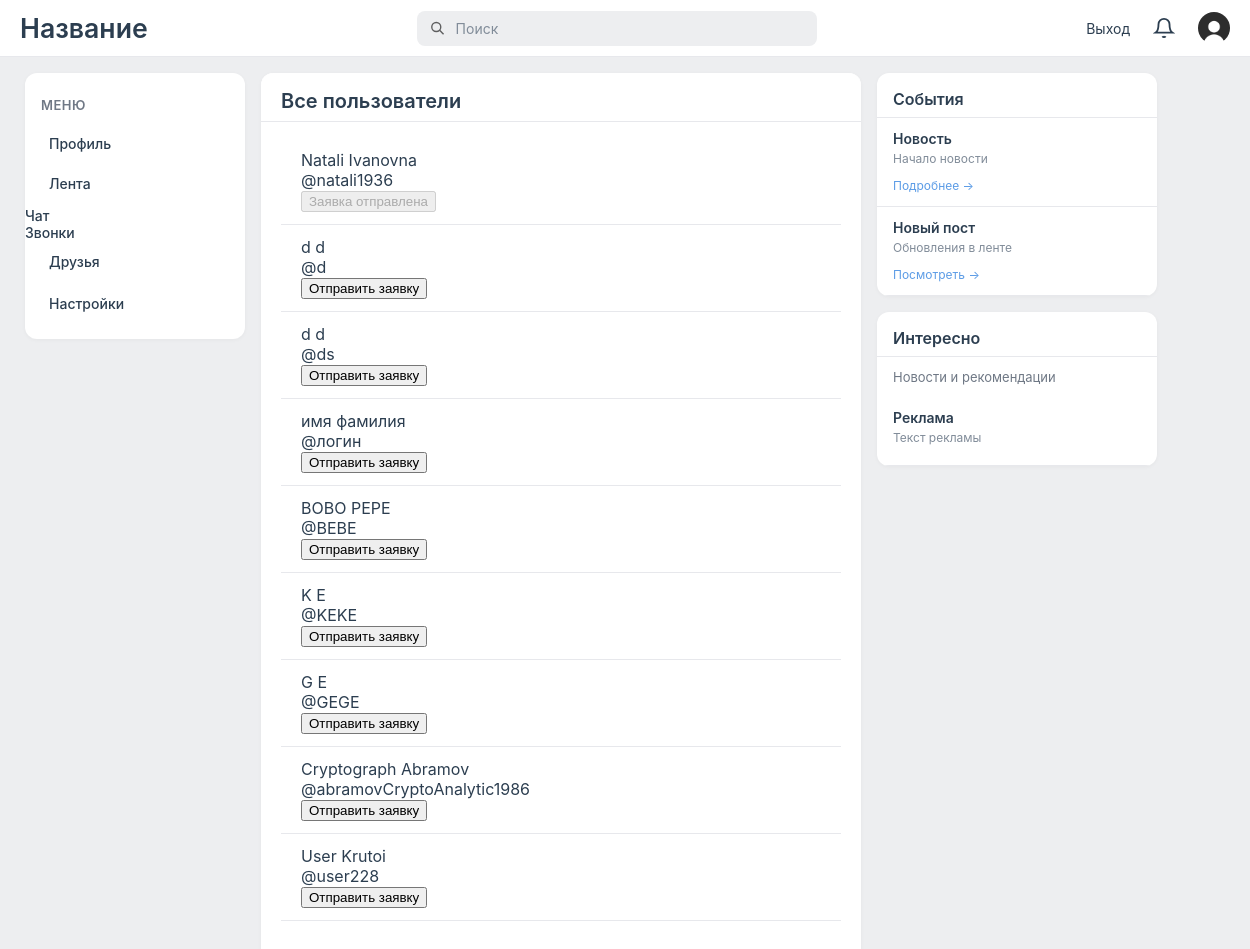
Screenshot of /friends/friends.php (signed in) with the database file from the repository.
### tables this page shows
CREATE TABLE `users` (
  `user_id` int NOT NULL,
  `login` varchar(50) NOT NULL,
  `first_name` varchar(255) NOT NULL,
  `last_name` varchar(255) NOT NULL,
  `password` varchar(255) NOT NULL,
  `role` varchar(10) NOT NULL,
  `is_private` tinyint(1) NOT NULL,
  `birthday_date` date NOT NULL,
  `creation_date` date NOT NULL,
  `avatar` varchar(255) NOT NULL
);

### classes/DataBase.php (called while the page is built, shortened)
<?php
class Database {
   private $pdo;
    public function __construct() {
        $this->pdo = new PDO("mysql:host=messenger;dbname=Social", "root", "");
        $this->pdo->setAttribute(PDO::ATTR_ERRMODE, PDO::ERRMODE_EXCEPTION);
    }
    public function query1($sql, $params = []) {
        $stmt = $this->pdo->prepare($sql);
        $stmt->execute($params);
        return $stmt;
    }
    public function fetchOne($sql, $params = []) {
        return $this->query1($sql, $params)->fetch();
    }
    public function fetchAll($sql, $params = []){
        return $this->query1($sql, $params)->fetchAll();
    }
}
?>

### classes/User.php (called while the page is built, shortened)
<?php
class User {
    private $data = [];
	private $db;
    private $id;
    public function __construct(int $user_id, array $data, Database $db) {
        $this->id = $user_id;
		$this->db = $db;
        $this->data = $data;
    }
	public static function getUserById($id, Database $db){
		$sql = "SELECT * FROM users WHERE user_id = ?";
		$data = $db->fetchOne($sql, [$id]);
		return new self($id, $data, $db);
	}
    public function get($field) {
        return $this->data[$field] ?? '';
    }
      public function getFriendshipStatus($other_user_id) {
        $sql = "SELECT status FROM friends
                WHERE (user_id = ? AND friend_id = ?)
                   OR (user_id = ? AND friend_id = ?)";
        $result = $this->db->fetchOne($sql, [
            $this->id, $other_user_id,
            $other_user_id, $this->id
        ]);
        if ($result) {
            return $result['status'];
        }
        return 'none';
    }
    public static function getAllUsersExcept($user_id, $db) {
        $query = "SELECT user_id, first_name, last_name, login
                  FROM users
                  WHERE user_id != ?";
        $result = $db->fetchAll($query, [$user_id]);
		return $result;
    }
}
?>

### includes/init.php (called while the page is built, shortened)
<?php
require_once __DIR__ . '/../classes/Database.php';
require_once __DIR__ . '/../classes/User.php';
$db = new Database();
?>

### friends/friends.php (the view, shortened to what this page needs)
<?php
include '../includes/init.php';
$id = $_SESSION['id'];
$current_user = User::getUserById($id, $db);
$all_users = User::getAllUsersExcept($id, $db);
?>
<!DOCTYPE html>
<html>
<head>
	<link rel="stylesheet" href="../assets/css/style.css">
</head>
<body>
	<?php include "../includes/header.php";?>
	<div class="columns-container">
		<?php include "../includes/menuLeft.php";?>
		<div class="center-panel">
			<div class="top-block">
				<h2>Все пользователи</h2>
			</div>
			<div class="center-panel1">
				<div class="users-list">
					<?php if (count($all_users) > 0): ?>
					<?php foreach ($all_users as $user_data):
                            $friend = User::getUserById($user_data[UserField::ID], $db);
                            $friendship_status = $current_user->getFriendshipStatus($user_data['user_id']);
                        ?>
					<div class="user-card">
						<div class="user-info">
							<div class="user-name">
								<?php echo htmlspecialchars($friend->get(UserField::FIRST_NAME)); ?>
								<?php echo htmlspecialchars($friend->get(UserField::LAST_NAME)); ?>
							</div>
							<div class="user-login">
								@<?php echo htmlspecialchars($friend->get(UserField::LOGIN)); ?>
							</div>
							<?php if ($friendship_status == 'none'): ?>
							<button class="requestBtn" data-user-id="<?php echo $user_data['user_id']; ?>">
								Отправить заявку
							</button>
							<?php elseif ($friendship_status == 'pending'): ?>
							<button class="requestBtn pending" disabled>
								Заявка отправлена
							</button>
							<?php elseif ($friendship_status == 'accepted'): ?>
							<button class="requestBtn friends" disabled>
								Вы друзья ✓
							</button>
							<?php endif; ?>
						</div>
					</div>
					<?php endforeach; ?>
					<?php else: ?>
					<div class="empty-message">
						<p>Пользователей пока нет</p>
					</div>
					<?php endif; ?>
				</div>
			</div>
		</div>
		<?php include "../includes/menuRight.php";?>
	</div>
</body>
</html>

### includes/header.php (shortened to what this page needs)
<div class="header-fullwidth">
	<h1>Название</h1>
	<div class="search-container">
		<div class="search-box">
			<svg class="search-icon" viewBox="0 0 24 24" fill="none" stroke="currentColor" stroke-width="2">
				<circle cx="10.5" cy="10.5" r="6.5" />
				<line x1="21" y1="21" x2="15" y2="15" />
			</svg>
			<input type="text" class="search-input" placeholder="Поиск">
		</div>
	</div>
	<div class="header-right">
		<?php
		require_once __DIR__ . '/../classes/Database.php';
		if (isset($_SESSION['id'])):
		?>
		<a href="../auth/logout.php" style="text-decoration: none; color: #2c3e50; font-size: 14px;">Выход</a>
		<?php include '../includes/notificationBell.php'; ?>
		<div class="avatar">
			<?php
				$db = new Database();
				$user = User::getUserById($_SESSION['id'], $db);
				$image_name = $user->get(UserField::AVATAR);
				?>
			<img src="../assets/uploads/<?php echo ($image_name);?>"
				style="width: 32px; height: 32px; border-radius: 100%;">
		</div>
		<?php else:?>
		<div>Вы вошли как гость</div>
		<?php endif;?>
	</div>
</div>

### assets/css/style.css (style rules this page uses)
body { margin: 0; padding: 0; width: 100%; min-width: 100%; height: 100vh; font-family: -apple-system, BlinkMacSystemFont, 'Segoe UI', Roboto, 'Helvetica Neue', Arial, sans-serif; display: flex; flex-direction: column; overflow-y: hidden; overflow-x: auto; background: #edeef0; }
.header-fullwidth { display: flex; flex-shrink: 0; align-items: center; justify-content: space-between; width: 100%; min-width: 100vw; background: #ffffff; border-bottom: 1px solid #e7e8ec; position: sticky; top: 0; left: 0; right: 0; z-index: 80; box-sizing: border-box; flex-shrink: 0; padding: 0 20px; }
h1 { font-size: 20pt; font-weight: 600; margin: 0; padding: 12px 0; color: #2c3e50; }
.header-fullwidth h1 { margin: 0; color: #2c3e50; font-size: 20pt; font-weight: 600; }
.search-container { flex: 1; max-width: 400px; margin: 0 20px; }
.search-box { display: flex; align-items: center; background: #edeef0; border-radius: 8px; padding: 8px 12px; transition: all 0.2s; }
.search-icon { width: 18px; height: 18px; margin-right: 8px; opacity: 0.6; }
.search-input { background: transparent; border: none; outline: none; font-size: 14px; width: 100%; font-family: inherit; }
.search-input::placeholder { color: #818c99; }
.header-right { display: flex; gap: 15px; align-items: center; }
.avatar { width: 32px; height: 32px; border-radius: 50%; background: #ffffff; display: flex; align-items: center; justify-content: center; color: white; font-weight: bold; cursor: pointer; }
.columns-container { display: flex; flex: 1; width: 100%; max-width: 1200px; margin: 0 auto; padding: 16px 20px; gap: 16px; min-height: 0; overflow: visible; }
.center-panel { flex: 1; background-color: #ffffff; color: #2c3e50; box-sizing: border-box; overflow-y: auto; min-width: 300px; max-width: 600px; border-radius: 12px; box-shadow: 0 1px 4px rgba(0, 0, 0, 0.04); }
.center-panel1 { padding: 16px 20px; height: 100%; }
.top-block { padding: 16px 20px 8px 20px; background-color: #ffffff; border-bottom: 1px solid #e7e8ec; position: sticky; top: 0; z-index: 10; }
.top-block h2 { margin: 0; font-size: 20px; font-weight: 600; color: #2c3e50; }
.center-panel, .left-panel { scrollbar-width: thin; scrollbar-color: #d1d1d1 transparent; }
.users-list { padding: 0; }
.user-card { display: flex; align-items: center; gap: 15px; padding: 12px 20px; border-bottom: 1px solid #e7e8ec; transition: background 0.1s; }
.user-info { flex: 1; }

### rows the page displays
users: avatar (picture)
users: first_name "Natali", last_name "Ivanovna", login "natali1936", shows "Заявка отправлена"
users: first_name "d", last_name "d", login "d"
users: first_name "d", last_name "d", login "ds"
users: first_name "имя", last_name "фамилия", login "логин"
users: first_name "BOBO", last_name "PEPE", login "BEBE"
users: first_name "K", last_name "E", login "KEKE"
users: first_name "G", last_name "E", login "GEGE"
users: first_name "Cryptograph", last_name "Abramov", login "abramovCryptoAnalytic1986"
users: first_name "User", last_name "Krutoi", login "user228"
